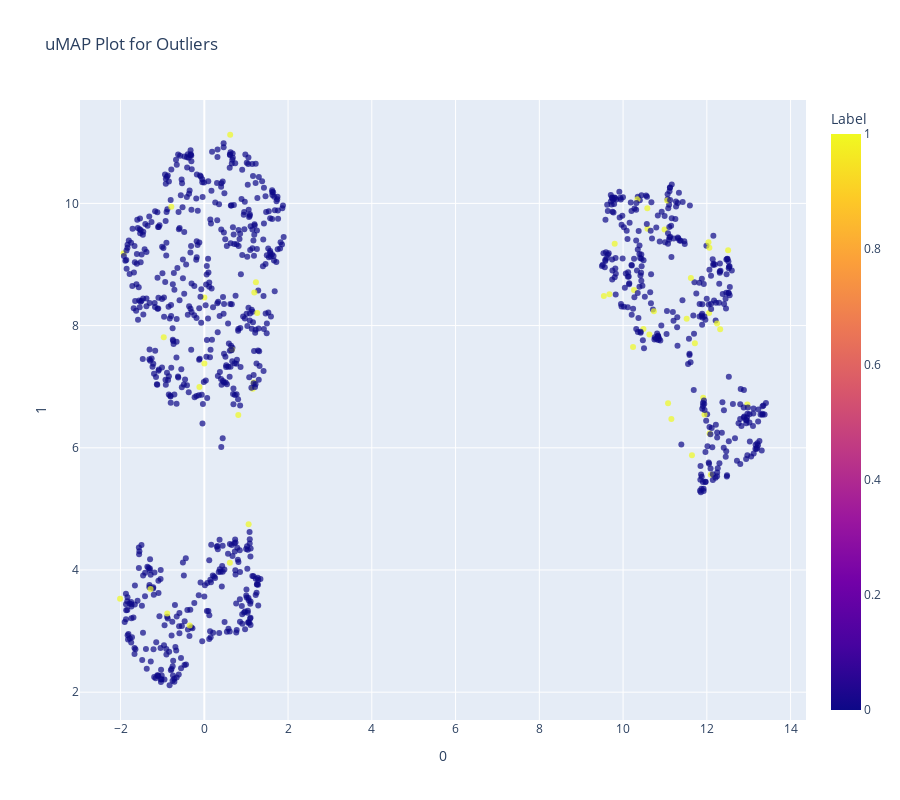

Write notebook code for a chart like this one.
### Code cell
plot_model(iforest, plot="umap")

### Figure 1 — Plotly figure (JSON) as saved in the notebook; plotly's stock layout.template omitted (floating-point values rounded to 4 significant figures; data arrays with more than 128 entries replaced by an {"elided": "..."} marker saying what was removed)
{"data": [{"customdata": {"elided": "1000x1 float values"}, "hovertemplate": "0=%{x}<br>1=%{y}<br>Feature=%{customdata[0]}<br>Label=%{marker.color}<extra></extra>", "legendgroup": "", "marker": {"color": {"elided": "1000 int values"}, "coloraxis": "coloraxis", "opacity": 0.7, "symbol": "circle"}, "mode": "markers", "name": "", "orientation": "v", "showlegend": false, "type": "scatter", "x": {"elided": "1000 float values"}, "xaxis": "x", "y": {"elided": "1000 float values"}, "yaxis": "y"}], "layout": {"coloraxis": {"colorbar": {"title": {"text": "Label"}}, "colorscale": [[0, "#0d0887"], [0.1111, "#46039f"], [0.2222, "#7201a8"], [0.3333, "#9c179e"], [0.4444, "#bd3786"], [0.5556, "#d8576b"], [0.6667, "#ed7953"], [0.7778, "#fb9f3a"], [0.8889, "#fdca26"], [1, "#f0f921"]]}, "height": 800, "legend": {"tracegroupgap": 0}, "title": {"text": "uMAP Plot for Outliers"}, "width": 900, "xaxis": {"anchor": "y", "domain": [0, 1], "title": {"text": "0"}}, "yaxis": {"anchor": "x", "domain": [0, 1], "title": {"text": "1"}}}}
